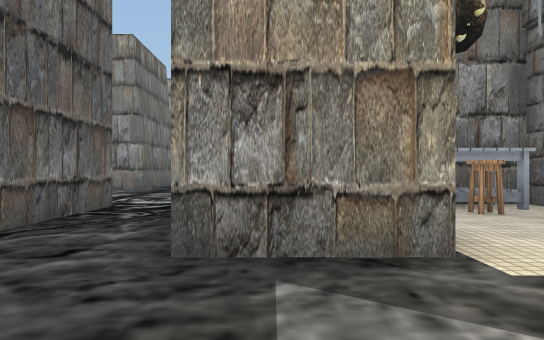
[1] (above)

24 first-person views from a walk through a scene from a Unity 3-D project. The camera is 1.2 m above the floor, looks level and sees 70° across. The floor is counted in squares, 1.96 m on a side. Each view is taken from the middle of a square. On the plan, view 1 faces up. The plan holds only what a view shows up to about 11 squares ahead; the rest is blank. The player is left out. Some animated figures are not drawn. Some surface patterns are stand-ins.

[2]
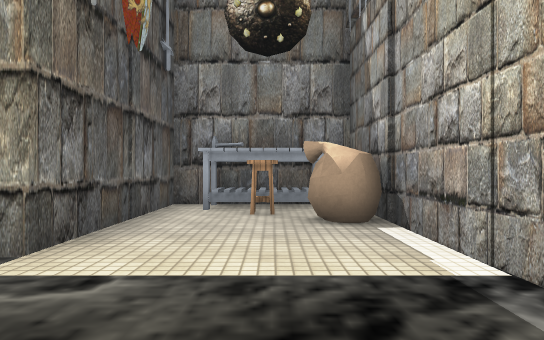

[3]
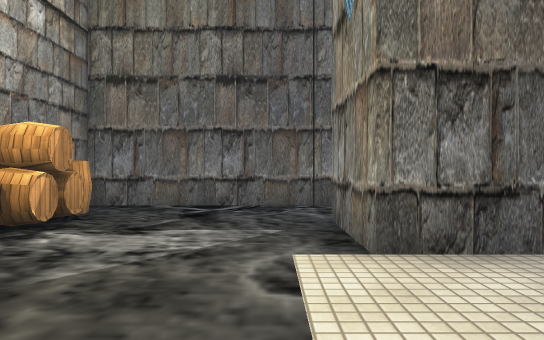

[4]
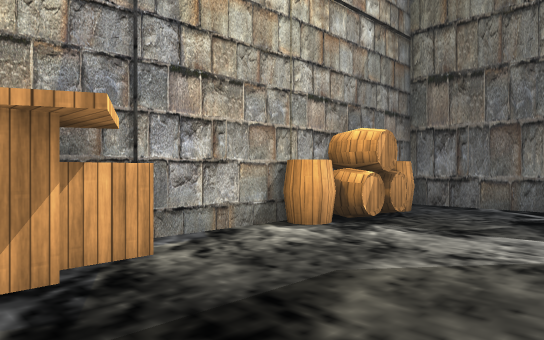

[5]
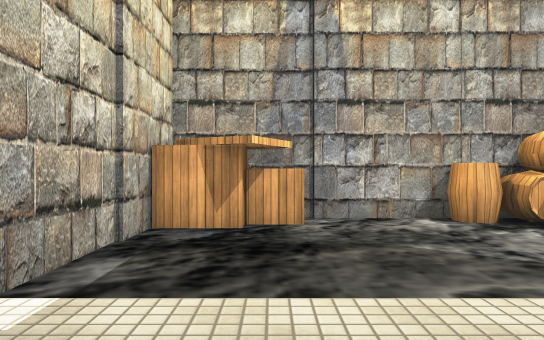

[6]
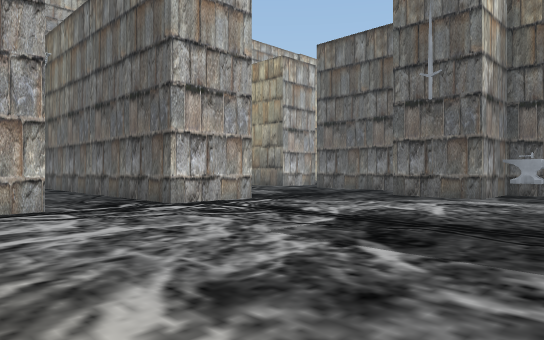

[7]
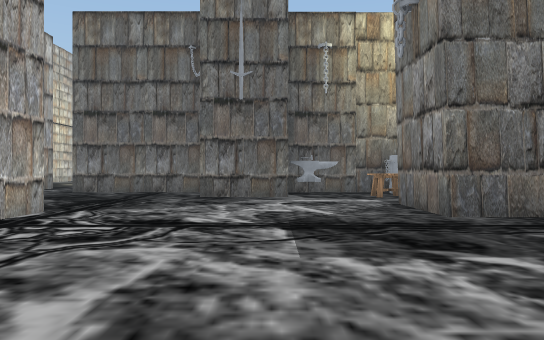

[8]
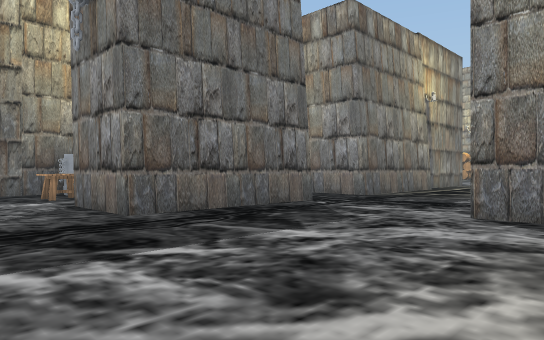

[9]
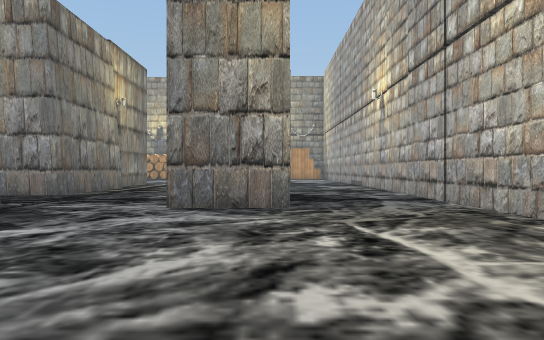

[10]
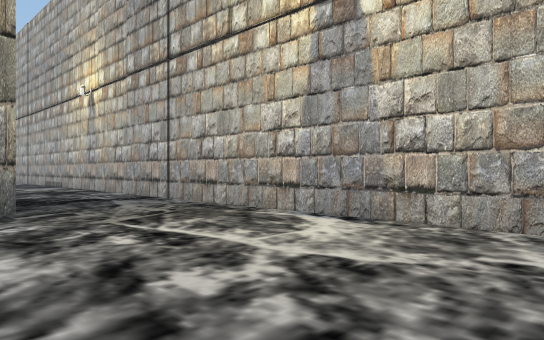

[11]
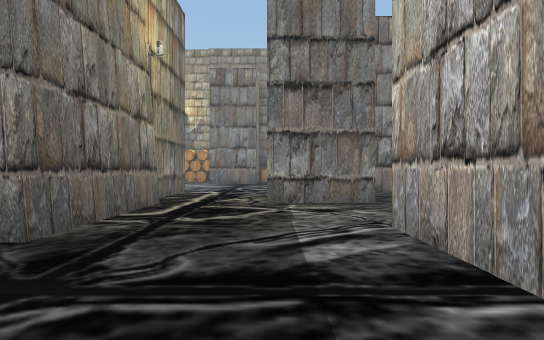

[12]
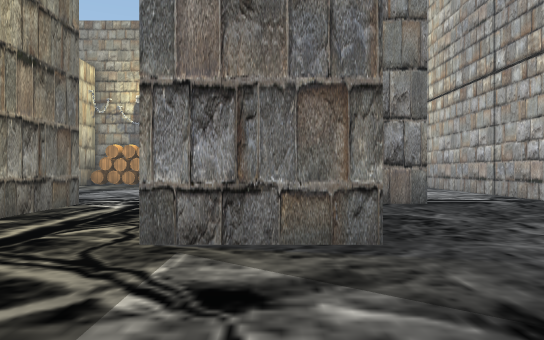

[13]
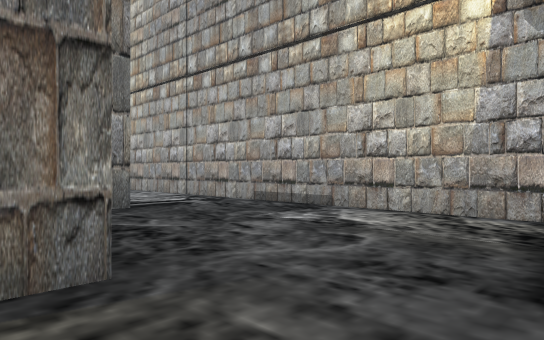

[14]
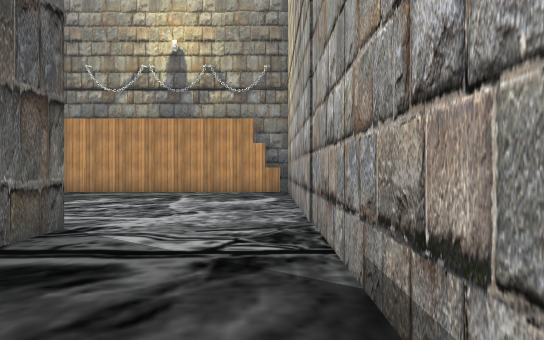

[15]
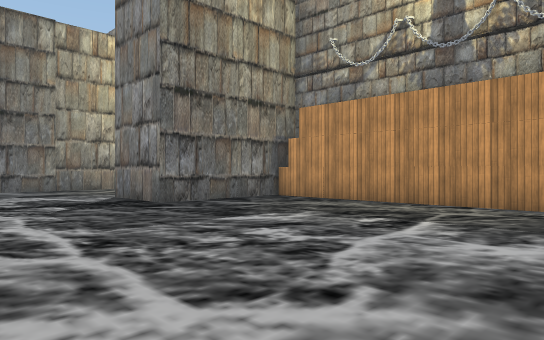

[16]
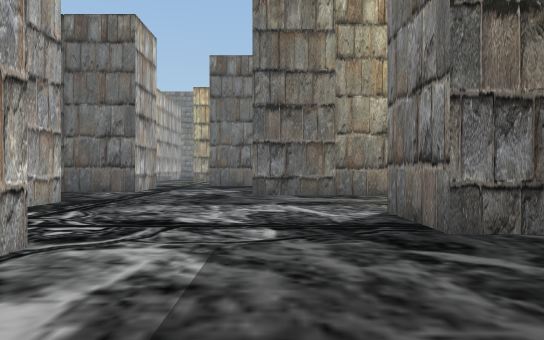

[17]
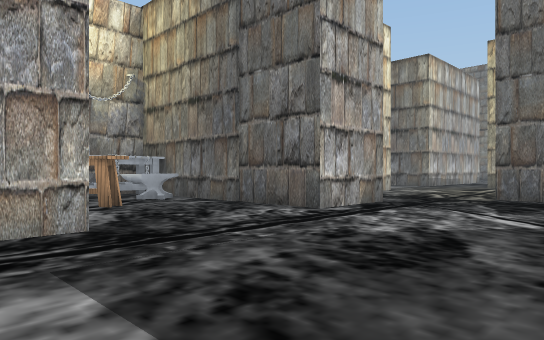

[18]
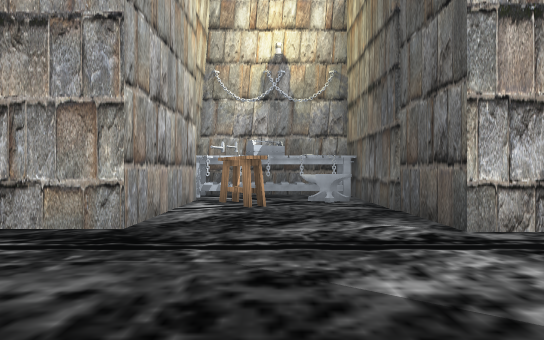

[19]
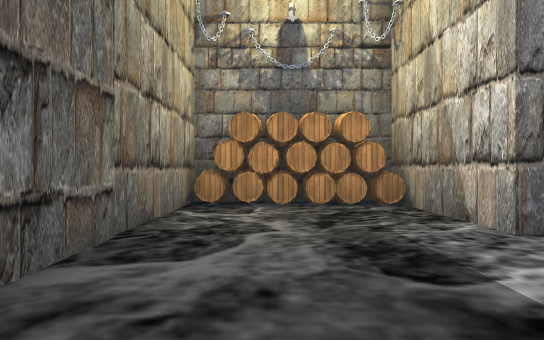

[20]
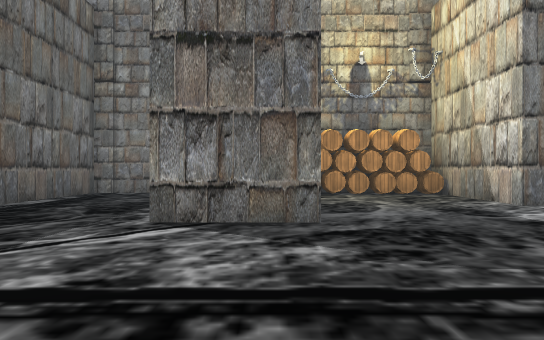

[21]
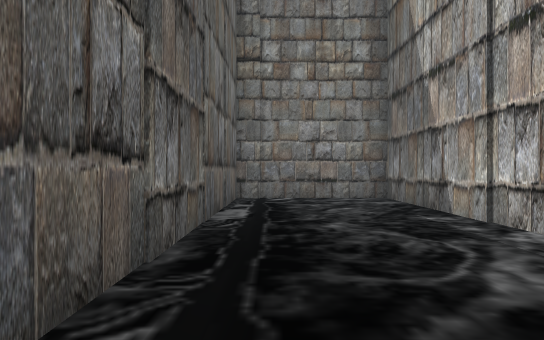

[22]
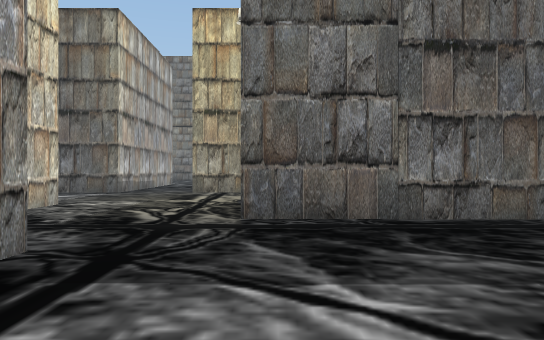

[23]
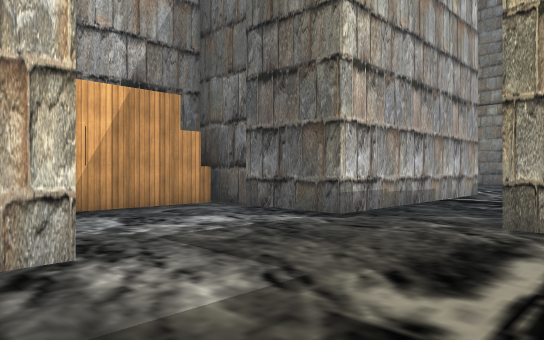

[24]
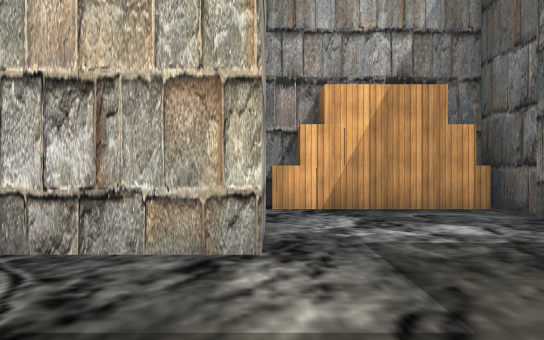

### Floor plan
Points are (right, up) in squares from view 1. A wall is a line through its corners. A room is listed if a view was taken in it or the views show most of it. See-through windows are left out.
Room 1 (views 1, 2, 3, 4, 5)
walls: (0.8, -1.2) (2.4, -1.2); (4.5, -0.4) (4.5, 3.4); (4.2, 6.6) (1.3, 6.6) (1.3, 2.7) (-0.8, 2.7); (-2.7, 6.6) (-2.7, -1.2) (-2.2, -1.2)
ways out: opening at (-1.5, 6) to room 2
objects: other object (-2, -1); other object (-1, -1); other object (0, -1); other object (2, 6) to (4, 6); crate (3, -1); other object (3, 5); crate (4, -1); other object (4, 4) to (4, 5)
Room 2 (views 6, 7, 8, 9, 10, 11, 12, 13, 14, 15, 16, 17, 18, 19, 20, 22)
walls: (-4.1, 22.2) (-4.1, 18.3) (-5.9, 18.3); (0, 22.2) (-2.1, 22.2); (-0.7, 16.8) (-0.7, 19.2); (-4.1, 16.2) (-4.1, 12.3) (-6.1, 12.3); (-6.5, 22) (-6.5, 26) (-5.1, 26); (-4.4, 26) (-4.4, 23.2); (1.4, 15.3) (-0.8, 15.3); (1.9, 26.1) (1, 26.1); (1.8, 28.1) (1.8, 27); (-9.7, 13.2) (-9.7, 10.4) (-7.8, 10.4) (-7.8, 8.4); (-12, 26.2) (-9.9, 26.2) (-9.9, 20.3) (-6.2, 20.3); (4.5, 9.8) (4.5, 34); (-10.5, 30.6) (-10.5, 35.5) (-13.8, 35.5) (-13.8, 27.5); (-4.8, 6.6) (-2.7, 6.6); (-0.8, 6.6) (-0.1, 6.6); (-9.7, 8) (-9.7, 4.5); (-7.5, 34.6) (-8, 34.8); (-2.7, 35.4) (-2.7, 31.7) (-4.7, 31.7) (-4.7, 35.5) (-8.4, 35.5) (-8.4, 29.5) (-10.5, 29.5); (-7.7, 34.7) (-8, 34.8); (-7.4, 34.8) (-8.4, 34.8); (-7.7, 34.8) (-8.3, 34.7); (-7.7, 34.9) (-8.3, 34.7)
low walls: (-7.6, 34.7) (-7.7, 34.8); (-7.8, 35.2) (-7.8, 34.9)
ways out: opening at (-1.5, 6) to room 1; opening at (-12.5, 27.5) to room 3; opening at (-10.5, 3.5)
objects: anvil (-9, 11); other object (-9, 13); other object (-9, 21) to (-7, 21); other object (-9, 22); anvil (-9, 23); other object (-8, 13); other object (-8, 22); other object (-8, 22) to (-7, 23); other object (-7, 35); other object (-6, 35); other object (-5, 35); crate (-2, 35); crate (-1, 35); crate (0, 35); crate (1, 35); crate (2, 35); crate (3, 35); crate (4, 35)
Room 3 (views 21, 23, 24)
walls: (-15.9, 22.6) (-15.9, 24.2) (-14, 24.2); (-19.5, 27.2) (-19.5, 25.8); (-16.5, 20.3) (-15.9, 20.3); (-25.5, 23.8) (-19.5, 23.8) (-19.5, 20.2)
ways out: opening at (-12.5, 27.5) to room 2; opening at (-13, 25)
objects: crate (-19, 21); crate (-18, 21); crate (-17, 21); crate (-16, 21)

Positions as (right, up) in squares from view 1, and headings:
1: (0, 0), facing up
2: (3, 0), facing up
3: (4, 2), facing left
4: (4, 2), facing down-left
5: (3, 4), facing down
6: (1, 13), facing down-left
7: (1, 10), facing left
8: (1, 10), facing up-left
9: (1, 9), facing up
10: (0, 9), facing up-right
11: (-2, 15), facing up
12: (-1, 19), facing up
13: (-1, 20), facing up-right
14: (4, 24), facing up
15: (4, 28), facing up-left
16: (1, 30), facing left
17: (-5, 30), facing down-left
18: (-8, 30), facing down
19: (-7, 28), facing up
20: (-9, 25), facing up
21: (-13, 27), facing up
22: (-9, 28), facing left
23: (-15, 27), facing down-left
24: (-16, 27), facing down
